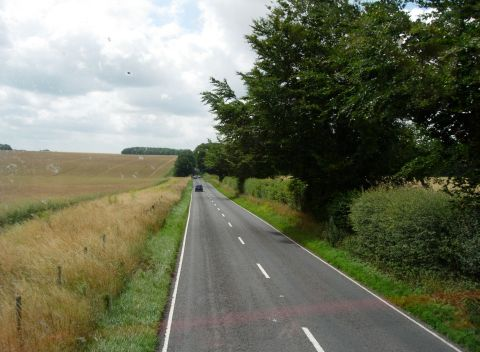
//> input picture Chapter_07/contour/road.jpg, 480 x 352 px
$ ./contour   (built with g++ and OpenCV 4)
//> lines starting //> are read from the running program, lines starting //| are printed output that depends on the picture; after the words box and inside, x2 and y2 are one past the last pixel; in counts of white or black regions, pixels touching at a corner belong together
### Chapter_07/contour/edgedetector.hpp
#ifndef EDGEDETECTOR_H
#define EDGEDETECTOR_H

#define PI 3.1415926


#include<opencv2/imgproc/imgproc.hpp>
#include<opencv2/core.hpp>

class EdgeDetector
{
private:

    cv::Mat img;

    cv::Mat sobel;

    int aperture;

    cv::Mat sobelMagnitude;

    cv::Mat sobelOrientation;

public:

    EdgeDetector(): aperture(3) {}

    // [9 lines left out: functions setAperture, getAperture, not called in this run]
    //!!!void computeSobel(const cv::Mat& image,cv::Mat& sobelX = cv::Mat(),cv::Mat& sobelY=cv::Mat())
    void computeSobel(const cv::Mat& image,cv::Mat sobelX = cv::Mat(),cv::Mat sobelY=cv::Mat())
    {
        cv::Sobel(image,sobelX,CV_32F,1,0,aperture);
        cv::Sobel(image,sobelY,CV_32F,0,1,aperture);

        cv::cartToPolar(sobelX,sobelY,sobelMagnitude,sobelOrientation);

    }

    // [4 lines left out: function getMagnitude, not called in this run]

    cv::Mat getOrientation()
    {
        return sobelOrientation;
    }

    cv::Mat getBinaryMap(double threshold)
    {
        cv::Mat bin;
        //低于阈值的像素将变成255
        cv::threshold(sobelMagnitude,bin,threshold,255,cv::THRESH_BINARY_INV);

        return bin;
    }

    // [11 lines left out: function getSobelImage, not called in this run]

    cv::Mat getSobelOrientationImage()
    {
        cv::Mat bin;
        //???
        sobelOrientation.convertTo(bin,CV_8U,90/PI);

        return bin;
    }
};

#endif

### Chapter_07/contour/linefinder.hpp
#ifndef LINEFINDER_H
#define LINEFINDER_H

#include<opencv2/core.hpp>
#include<opencv2/imgproc/imgproc.hpp>
#define PI 3.1415926

class LineFinder
{
private:

    cv::Mat img;
    std::vector<cv::Vec4i> lines;
    //累加器的分辨率
    double deltaRho;
    double deltaTheta;
    //直线被接受时所需要的最小投票数
    int minVote;
    //直线的最小长度
    double minLength;
    //沿着直线方向的最大缺口
    double maxGap;

public:

    LineFinder():deltaRho(1),deltaTheta(PI/180),minVote(10),minLength(0.),maxGap(0.){}

    // [5 lines left out: function setAccResolution, not called in this run]

    void setMinVote(int minv)
    {
        minVote = minv;
    }

    void setLineLengthAndGap(double length,double gap)
    {
        minLength = length;
        maxGap = gap;
    }

    std::vector<cv::Vec4i> findLines(cv::Mat& binary)
    {
        lines.clear();
        //霍夫概率变换
        cv::HoughLinesP(binary,lines,deltaRho,deltaTheta,minVote,minLength,maxGap);

        return lines;
    }

    void drawDetectedLines(cv::Mat& image, cv::Scalar color = cv::Scalar(255,255,255))
    {
        std::vector<cv::Vec4i>::const_iterator it2 = lines.begin();

        while(it2 != lines.end())
        {
            cv::Point pt1((*it2)[0],(*it2)[1]);
            cv::Point pt2((*it2)[2],(*it2)[3]);
            cv::line(image,pt1,pt2,color);

            ++it2;
        }

    }

    std::vector<cv::Vec4i> removeLinesOfInconsistentOrientations(const cv::Mat& orientations,double percentage,double delta)
    {
        std::vector<cv::Vec4i>::iterator it = lines.begin();

        while(it != lines.end())
        {
            int x1 = (*it)[0];
            int y1 = (*it)[1];
            int x2 = (*it)[2];
            int y2 = (*it)[3];

            double ori1 = atan2(static_cast<double>(y1-y2),static_cast<double>(x1-x2))+PI/2;
            if(ori1 >PI) ori1 = ori1 -2*PI;

            double ori2 = atan2(static_cast<double>(y2-y1),static_cast<double>(x2-x1))+PI/2;
            if(ori2>PI) ori2 = ori2-2*PI;

            cv::LineIterator lit(orientations,cv::Point(x1,y1),cv::Point(x2,y2));

            int i,count =0;

            for(i=0,count = 0;i<lit.count;i++,++lit)
            {
                float ori = *(reinterpret_cast<float *>(*lit));

                if(std::min(fabs(ori-ori1),fabs(ori-ori2))<delta)
                    count++;

            }

            double consistency = count/static_cast<double>(i);
            if(consistency <percentage)
            {
                (*it)[0]= (*it)[1] = (*it)[2] =(*it)[3] =0;
            }

            ++it;
        }

        return lines;
    }

};


#endif

### Chapter_07/contour/contour.cpp
//anaylze
//
#include<iostream>
#include<vector>
#include<opencv2/core.hpp>
#include<opencv2/imgproc/imgproc.hpp>
#include<opencv2/highgui/highgui.hpp>

#include "linefinder.hpp"
#include "edgedetector.hpp"

#define PI 3.1415926

int main()
{
    //用的是灰度
    cv::Mat image = cv::imread("../road.jpg",0);
    if(!image.data)
        return 0;
    cv::namedWindow("Original Image");
    cv::imshow("Original Image",image);

    EdgeDetector ed;
    ed.computeSobel(image);

    //这个是干啥用的？
    cv::namedWindow("Sobel(orientation)");
    cv::imshow("Sobel(orientation)",ed.getSobelOrientationImage());
    cv::imwrite("ori.bmp",ed.getSobelOrientationImage());

//    //???
    cv::namedWindow("Sobel(low threshold)");
    cv::imshow("Sobel(low threshold)",ed.getBinaryMap(125));
//> in getBinaryMap, `cv::threshold(sobelMagnitude,bin,threshold,255,cv::THRESH_BINARY_INV);`:
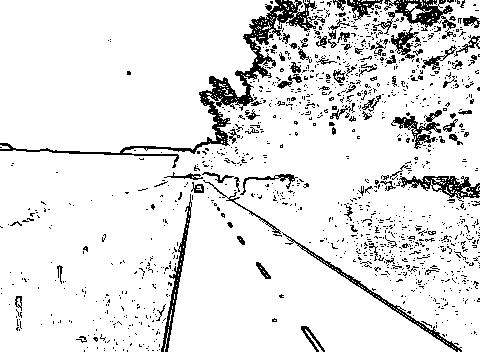
//> bin: 352 rows x 480 cols, CV_32FC1; 89.9% white; black in thin lines or dots

    cv::namedWindow("Sobel(high threshold)");
    cv::imshow("Sobel(high threshold)",ed.getBinaryMap(350));
//> in getBinaryMap (call 2), `cv::threshold(sobelMagnitude,bin,threshold,255,cv::THRESH_BINARY_INV);`: bin: 352 rows x 480 cols, CV_32FC1; 98.5% white; black in thin lines or dots

    //应用Canny算法
    cv::Mat contours;

    cv::Canny(image,    //灰度图
              contours, //输出轮廓
              125,      //低阈值
              350);     //高阈值
//> contours: 352 rows x 480 cols, CV_8UC1; 4.1% white in thin lines or dots

    cv::Mat contoursInv;
    //反转后的图像
    cv::threshold(contours,contoursInv,128,255,cv::THRESH_BINARY_INV);
//> contoursInv: 352 rows x 480 cols, CV_8UC1; 95.9% white; black in thin lines or dots

    cv::namedWindow("Canny Contours");
    cv::imshow("Canny Contours",contoursInv);


    cv::Mat test(200,200,CV_8U,cv::Scalar(0));
    cv::line(test,cv::Point(100,0),cv::Point(200,200),cv::Scalar(255));
//> test: 200 rows x 200 cols, CV_8UC1; 0.5% white in thin lines or dots, all inside (x1, y1, x2, y2) = (100, 0, 200, 199)
    cv::line(test,cv::Point(0,50),cv::Point(200,200),cv::Scalar(255));
    cv::line(test,cv::Point(0,200),cv::Point(200,0),cv::Scalar(255));
    //和上面竟然重复
//    cv::line(test,cv::Point(200,0),cv::Point(0,200),cv::Scalar(255));
    cv::line(test,cv::Point(100,0),cv::Point(100,200),cv::Scalar(255));
    cv::line(test,cv::Point(0,100),cv::Point(200,100),cv::Scalar(255));
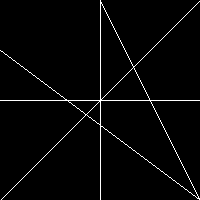
//> test: 200 rows x 200 cols, CV_8UC1; 2.5% white in thin lines or dots

    cv::namedWindow("Test Image");
    cv::imshow("Test Image",test);
    cv::imwrite("test.bmp",test);

//.................................................
    //霍夫变换检测直线,而不是线段
    std::vector<cv::Vec2f> lines;
    cv::HoughLines(contours,lines,
                   1,PI/180,   //以PI/180为间隔搜索所有可能的角度
                   60);        //
//> lines = 99 lines (rho, theta), first 12: [42, 2.15], [35, 2.16], [224, 0.17], [45, 2.15], [149, 1.61], [226, 0.19], [219, 0.16], [222, 0.17], [52, 2.13], [28, 2.18], [230, 0.21], [168, 1.61]
    //
    cv::Mat result(contours.rows,contours.cols,CV_8U,cv::Scalar(255));
    image.copyTo(result);

    std::cout<<"Lines detected: "<<lines.size() <<std::endl;
//| Lines detected: 99

    std::vector<cv::Vec2f>::const_iterator it = lines.begin();
    while(it != lines.end())
    {
        float rho = (*it)[0]; //第一个参数为距离
        float theta = (*it)[1];//第二个参数为角度

        if(theta <PI/4. || theta > 3.*PI/4.)//
        {
            cv::Point pt1(rho/cos(theta),0);

            cv::Point pt2(rho-result.rows*sin(theta)/cos(theta),result.rows);

            cv::line(result,pt1,pt2,cv::Scalar(255),1);

        }
        else
        {
            cv::Point pt1(0,rho/sin(theta));

            cv::Point pt2(result.cols,(rho-result.cols*cos(theta))/sin(theta));

            cv::line(result,pt1,pt2,cv::Scalar(255),1);
        }

        std::cout<<"line ("<<rho<<" , "<<theta <<"\n";
        ++it;
    }
//> this loop made 99 passes
//> (rho, theta, pt1, pt2) on passes 1 to 12: (42, 2.15, Point(0, 50), Point(480, 361)), (35, 2.16, Point(0, 42), Point(480, 365)), (224, 0.175, Point(227, 0), Point(161, 352)), (45, 2.15, Point(0, 53), Point(480, 365)), (149, 1.61, Point(0, 149), Point(480, 165)), (226, 0.192, Point(230, 0), Point(157, 352)), (219, 0.157, Point(221, 0), Point(163, 352)), (222, 0.175, Point(225, 0), Point(159, 352)), (52, 2.13, Point(0, 61), Point(480, 361)), (28, 2.18, Point(0, 34), Point(480, 370)), (230, 0.209, Point(235, 0), Point(155, 352)), (168, 1.61, Point(0, 168), Point(480, 184))
//| line (42 , 2.14675
//| line (35 , 2.16421
//| line (224 , 0.174533
//| line (45 , 2.14675
//| line (149 , 1.6057
//| line (226 , 0.191986
//| line (219 , 0.15708
//| line (222 , 0.174533
//> (output is shown up to pass 8 of 99)
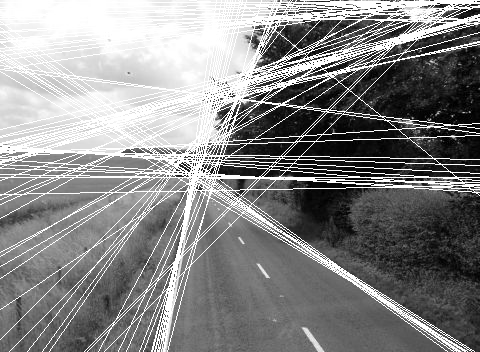
//> result: 352 rows x 480 cols, CV_8UC1; min 0, max 255, mean 135.2

    cv::namedWindow("Detected Lines with Hough");
    cv::imshow("Detected Lines with Hough",result);
//.....................................................
    LineFinder ld;
    //设置概率Hough参数
    ld.setLineLengthAndGap(100,20);
    ld.setMinVote(80);
    //检测并绘制直线
    std::vector<cv::Vec4i> li = ld.findLines(contours);
//> in findLines, `cv::HoughLinesP(binary,lines,deltaRho,deltaTheta,minVote,minLength,max..`: lines = 7 lines (x1, y1, x2, y2): [262, 221, 459, 349], [332, 268, 447, 345], [166, 351, 189, 218], [0, 149, 177, 155], [162, 351, 185, 231], [152, 147, 290, 237], [189, 174, 294, 178]
//> li = 7 items: [262, 221, 459, 349], [332, 268, 447, 345], [166, 351, 189, 218], [0, 149, 177, 155], [162, 351, 185, 231], [152, 147, 290, 237], [189, 174, 294, 178]
    ld.drawDetectedLines(image);
//> the loop in drawDetectedLines, `while(it2 != lines.end())` made 7 passes
//> after the loop in drawDetectedLines, `while(it2 != lines.end())`: image: 352 rows x 480 cols, CV_8UC1; min 0, max 255, mean 111.7
    cv::namedWindow("Detected Lines with HoughP");
    cv::imshow("Deteted Lines with HoughP",image);

    std::vector<cv::Vec4i>::const_iterator it2 = li.begin();
    while (it2!= li.end())
    {
        std::cout<<"("<<(*it)[0]<<","<<(*it)[1]<<")-("
                   <<(*it2)[2]<<","<<(*it2)[3]<<")"<<std::endl;
        ++it2;

    }
//> this loop made 7 passes
//| (3.60134e-43,0)-(459,349)
//| (3.60134e-43,0)-(447,345)
//| (3.60134e-43,0)-(189,218)
//| (3.60134e-43,0)-(177,155)
//| (3.60134e-43,0)-(185,231)
//| (3.60134e-43,0)-(290,237)
//| (3.60134e-43,0)-(294,178)

    //在图像上画一条线
    image = cv::imread("../road.jpg",0);
    //选择line0
    int n= 0;
    cv::line(image,cv::Point(li[n][0],li[n][1]),cv::Point(li[n][2],li[n][3]),cv::Scalar(255),5);
//> image: 352 rows x 480 cols, CV_8UC1; min 0, max 255, mean 112.5
    cv::namedWindow("One line of the Image");
    cv::imshow("One line of the Image",image);


    cv::Mat oneline(image.size(),CV_8U,cv::Scalar(0));
    cv::line(oneline,cv::Point(li[n][0],li[n][1]),cv::Point(li[n][2],li[n][3]),cv::Scalar(255),5);
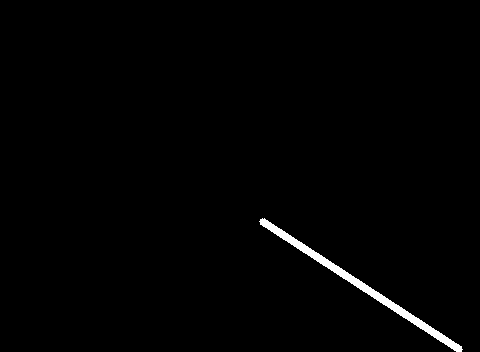
//> oneline: 352 rows x 480 cols, CV_8UC1; 1% white; 1 white region, box (x1, y1, x2, y2) and area: (259, 218, 463, 352) 1758
    //????为什么要这么做？
    //cv::bitwise_and(contours,oneline,oneline);
    cv::Mat onelineInv;
    cv::threshold(oneline,onelineInv,128,255,cv::THRESH_BINARY_INV);
    cv::namedWindow("One line");
    cv::imshow("One line",onelineInv);

    //遍历得到所有点的位置
    std::vector<cv::Point> points;

    for(int y =0;y <oneline.rows;y++)
    {
        uchar* rowPtr = oneline.ptr<uchar>(y);
        for(int x= 0;x<oneline.cols;x++)
        {
            if(rowPtr[x])
            {
                points.push_back(cv::Point(x,y));
            }

        }
    }
//> after the loop, points = 1758 Points (x, y), first 12: [262, 218], [264, 218], [260, 219], [261, 219], [262, 219], [263, 219], [264, 219], [265, 219], [260, 220], [261, 220], [262, 220], [263, 220]

    cv::Vec4f line;
    //找到最适合的线
    cv::fitLine(cv::Mat(points),line,
                CV_DIST_L2,//距离类型
                0,//L2距离不使用该参数
                0.01,0.01);//精确值
//> line = [0.839, 0.545, 360.4, 284.9]

    std::cout<<"line: ("<<line[0]<<","<<line[1]<<")("<<line[2]<<","<<line[3]<<")/n";
//| line: (0.838608,0.544736)(360.389,284.924)/n
    int x0 = line[2];//直线上的点
//> x0 = 360
    int y0 = line[3];
//> y0 = 284
    int x1 = x0-200*line[0];//使用单元向量
//> x1 = 192
    int y1 = y0-200*line[1];//添加长度为200的向量
//> y1 = 175

    image = cv::imread("../road.jpg",0);
    cv::line(image,cv::Point(x0,y0),cv::Point(x1,y1),cv::Scalar(0),3);
//> image: 352 rows x 480 cols, CV_8UC1; min 0, max 255, mean 110.3
    cv::namedWindow("Estimated line");
    cv::imshow("Estimated line",image);

    ld.removeLinesOfInconsistentOrientations(ed.getOrientation(),0.4,0.1);
//> the loop in removeLinesOfInconsistentOrientations, `while(it != lines.end())` made 7 passes
//> (x1, y1, x2, y2, ori1, ori2, count, consistency) on passes 1 to 7: (262, 221, 459, 349, -0.995, 2.15, 97, 0.49), (332, 268, 447, 345, -0.981, 2.16, 0, 0), (166, 351, 189, 218, -2.97, 0.171, 0, 0), (0, 149, 177, 155, -1.54, 1.6, 45, 0.253), (162, 351, 185, 231, -2.95, 0.189, 80, 0.661), (152, 147, 290, 237, -0.993, 2.15, 35, 0.252), (189, 174, 294, 178, -1.53, 1.61, 19, 0.179)

    image = cv::imread("../road.jpg",0);
    ld.drawDetectedLines(image);
//> call 2 of drawDetectedLines, with color = Scalar(255, 255, 255)
//> the loop in drawDetectedLines (call 2), `while(it2 != lines.end())` made 7 passes
//> pt2 on passes 2, 3, 4, 6, 7: Point(0, 0), Point(0, 0), Point(0, 0), Point(0, 0), Point(0, 0)
//> after the loop in drawDetectedLines (call 2), `while(it2 != lines.end())`:
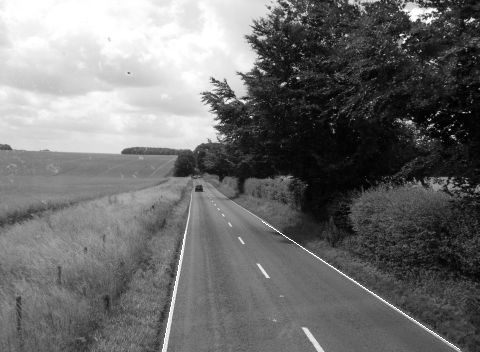
//> image: 352 rows x 480 cols, CV_8UC1; min 0, max 255, mean 111.2
    cv::namedWindow("Detected Lines(2)");
    cv::imshow("Detected Lines(2)",image);

    //创建霍夫累加器
    cv::Mat acc(200,180,CV_8U,cv::Scalar(0));

    //选择点
    int x=50,y=30;
    //遍历所有角度
    for(int i = 0;i<180;i++)
    {
        double theta = i*PI/180;
        double rho = x*cos(theta)+y*sin(theta);
        int j = static_cast<int>(rho+100.5);

        std::cout<<i<<" ,"<<j<<std::endl;

        acc.at<uchar>(j,i)++;
    }

    cv::imwrite("hough1.bmp",acc*100);

    x=30,y=10;

    for(int i =0;i<180;i++)
    {
        double theta= i*PI/180;
        double rho = x*cos(theta)+y*sin(theta);
        int j = static_cast<int>(rho+100.5);

        acc.at<uchar>(j,i)++;

    }

    cv::namedWindow("Hough Accumulator");
    cv::imshow("Hough Accumulator",acc*100);
    cv::imwrite("hough2.bmp",acc*100);

    image = cv::imread("../chariot.jpg",0);
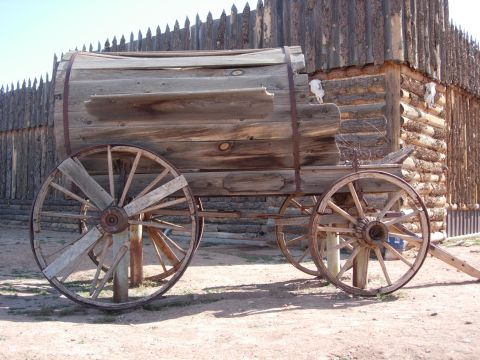
//> input picture Chapter_07/contour/chariot.jpg, 480 x 360 px
//> image: 360 rows x 480 cols, CV_8UC1; min 10, max 255, mean 139.5
    cv::GaussianBlur(image,image,cv::Size(5,5),1.5);
    std::vector<cv::Vec3f> circles;
    cv::HoughCircles(image,circles,CV_HOUGH_GRADIENT,
                     2,//累加器的分辨率（图像的尺寸／2）
                     50,//两个圆之间的最小距离
                     200,//Canny 高阈值
                     100,//最小投票数
                     25,100);//极小极大半径
//> circles = 2 circles (x, y, radius): [369, 235, 61.4], [109, 227, 81]
    std::cout<<"Circles: "<<circles.size()<<std::endl;
//| Circles: 2
    image = cv::imread("../chariot.jpg",0);
    std::vector<cv::Vec3f>::const_iterator itc = circles.begin();
    while(itc!= circles.end())
    {
        cv::circle(image,cv::Point((*itc)[0],(*itc)[1]),//圆心
                (*itc)[2],//半径
                cv::Scalar(255),//颜色
                2);//厚度
        ++itc;


    }
//> this loop made 2 passes
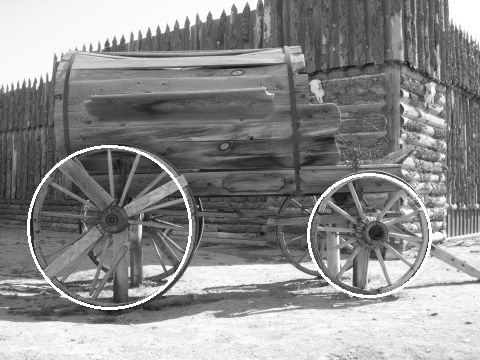
//> image: 360 rows x 480 cols, CV_8UC1; min 10, max 255, mean 141.9

    cv::namedWindow("Detected Circles");
    cv::imshow("Detected Circles",image);

    cv::waitKey();
    return 0;
}
